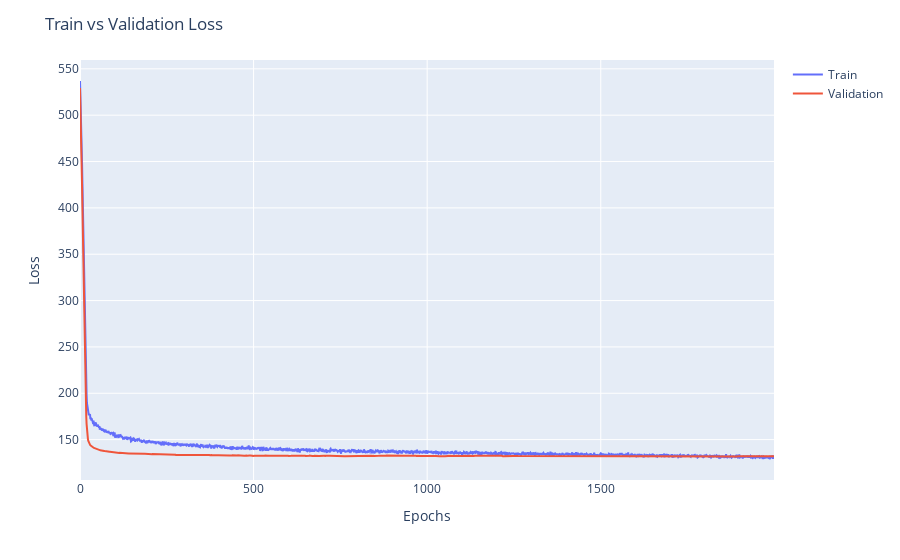

Notebook source saved alongside this figure:
### Code cell
# Plot training and validation loss
fig = px.line()
fig.add_scatter(y=history.history['loss'], name='Train')
fig.add_scatter(y=history.history['val_loss'], name='Validation')

fig.update_layout(title='Train vs Validation Loss',
                   xaxis_title='Epochs',
                   yaxis_title='Loss')

fig.show()

### Figure 1 — Plotly figure (JSON) as saved in the notebook; plotly's stock layout.template omitted (floating-point values rounded to 4 significant figures; data arrays with more than 128 entries replaced by an {"elided": "..."} marker saying what was removed)
{"data": [{"name": "Train", "type": "scatter", "y": {"elided": "2000 float values"}}, {"name": "Validation", "type": "scatter", "y": {"elided": "2000 float values"}}], "layout": {"legend": {"tracegroupgap": 0}, "margin": {"t": 60}, "title": {"text": "Train vs Validation Loss"}, "xaxis": {"anchor": "y", "domain": [0, 1], "title": {"text": "Epochs"}}, "yaxis": {"anchor": "x", "domain": [0, 1], "title": {"text": "Loss"}}}}
